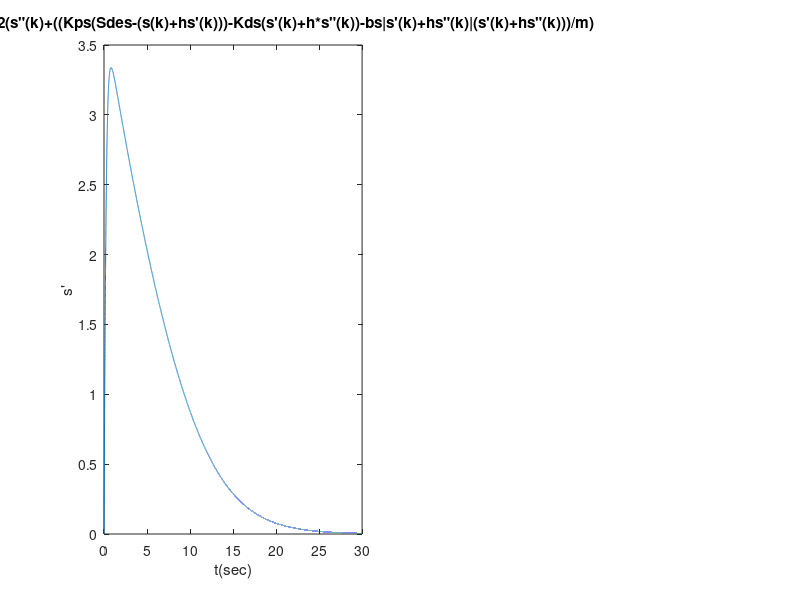
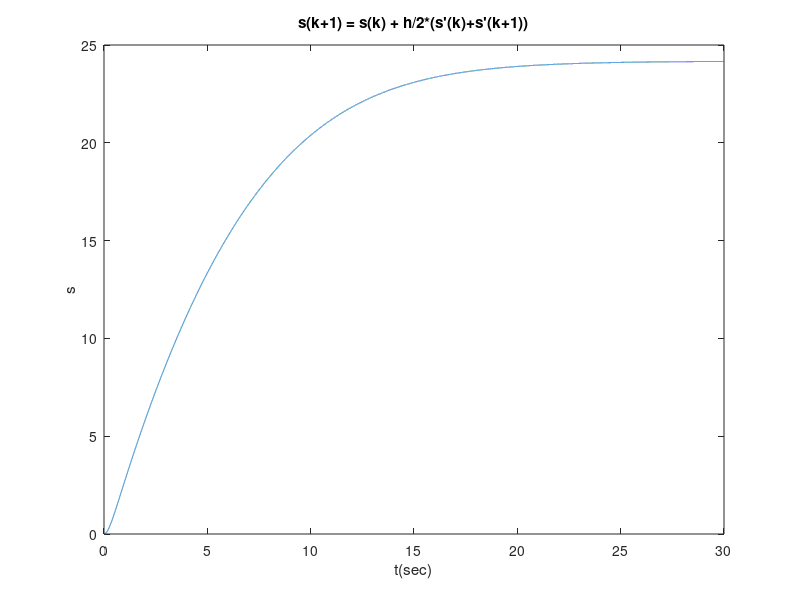
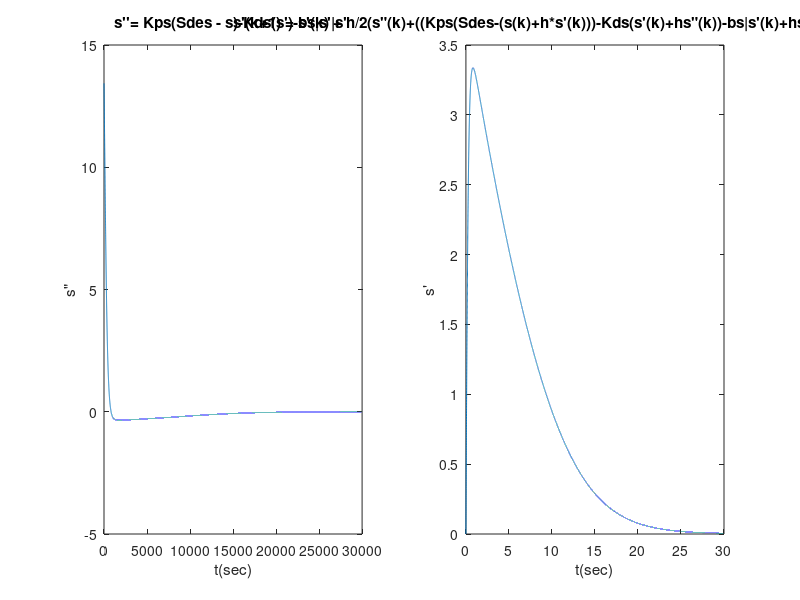
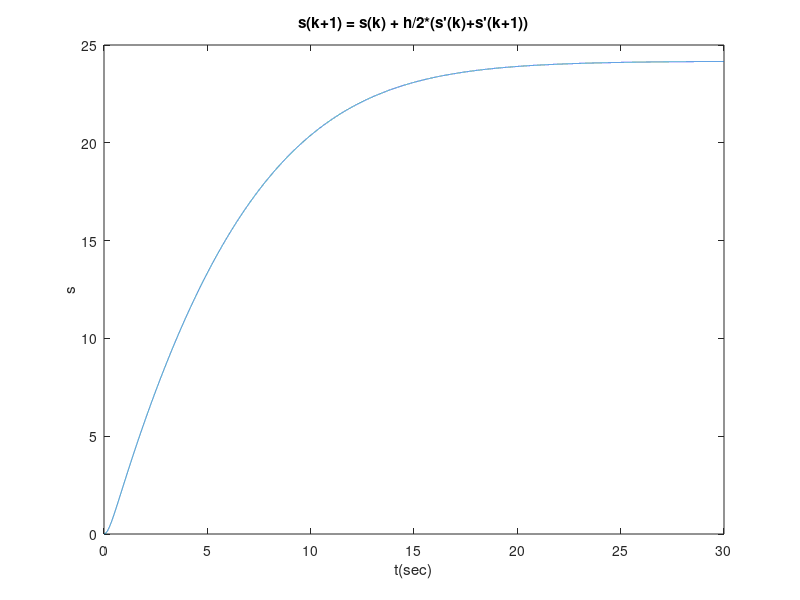

MATLAB code to generate these figures, in order:
# Pavlos Orfanidis: 4134
# Giorgos Hatziligos: 4835
# Spyros Kontakis: 4702

function problem_1_3 ()

# -------------- Data ------------ #
  AM=4835;
  f1 = 4835/7000;
  f2 = 4835/7000;
  m = 9;
  d=1;
  h=0.001;
  Iz= 0.038;
  s0 = 4835/1000;
  t = 0:0.001:30;
  bs = 3 + (4835/5000);
  bu = 5 - (4835/5000);
  Kps = 5;
  Kds =15+(AM/1000);
  s(1)=0;
  Sdes=AM/200; 
  

  s1(1)=0;
  #s2= (Kps*(Sdes-s)-Kds*s1 - bs*abs(s1)*s1)/9
  s = zeros(1,30000);
  s1 = zeros(1,30000);
  s2 = zeros(1,30000);

# -------------- Euler 1------------ #


# --------------- Transportation Move ---------------- #

for k = 1:30000
  s2(k) = (Kps*(Sdes-s(k))-Kds*s1(k) - bs*abs(s1(k))*s1(k))/m;  # s"
  s1(k+1) = s1(k)+h*s2(k); # s'
  s(k+1)  = s(k)+h*s1(k);  # s
endfor

# ----------------- Rational Movement ------------------ #


  w = zeros(1,30000);
  w1 = zeros (1,30000);
  w(1) = 0;
  for k = 1: 30000;
    w1(k)=(d/2*(f2-f1) - bu*abs(w(k))*w(k))/Iz; #w1
    w(k+1) = w(k)+h*w1(k); #w
  endfor

  # --------------- Subplot 1 ---------------- #
  figure(1);
  
  subplot(1,2,1);
  plot(s2);
  title(" s''= Kps(Sdes-s)-Kds(s')-bs|s'|s'");
  ylabel("s\"");
  xlabel("t(sec)");
  
  plot(t,s1);
  title("s'(k+1) = s'(k) + h/2(s\"(k)+((Kps(Sdes-(s(k)+hs'(k)))-Kds(s'(k)+h*s\"(k))-bs|s'(k)+hs\"(k)|(s'(k)+hs\"(k)))/m)");
  ylabel("s'");
  xlabel("t(sec)");

  figure(2); #s
  plot(t,s);
  title("s(k+1) = s(k) + h/2*(s'(k)+s'(k+1))");
  ylabel("s");
  xlabel("t(sec)");




# ---------------- Improved Method Euler ----------------- #

# -------------- Data ------------ #

  f1 = 4835/7000;
  f2 = 4835/7000;
  m = 9;
  d=1;
  h=0.001;
  Iz= 0.038;
  s0 = 4835/1000;
  t = 0:0.001:30;
  bs = 3 + (4835/5000);
  bu = 5 - (4835/5000);
  Kps = 5;
  Kds =15+ (AM/1000);
  s(1)=0;
  Sdes=AM/200; 
  

  s1(1)=0;
  #s2= (Kps*(Sdes-s)-Kds*s1 - bs*abs(s1)*s1)/9
  s = zeros(1,30000);
  s1 = zeros(1,30000);
  s2 = zeros(1,30000);



  # s'(n+1) = s'(n) + hs"(n)

  for k = 1:30000
    s2(k)=(Kps*(Sdes-s(k))-Kds*s1(k) - bs*abs(s1(k))*s1(k))/m;  #s"
    #s1(k+1) = s1(k) + h/2*((s2(k)+((Kps*(Sdes-(s(k)+h*s1(k)))-Kds(s1(k)+h*s2(k))-bs*abs(s1(k)+h*s2(k))*(s1(k)+h*s2(k)))/m); #s'
    s1(k+1) = s1(k) + h/2*(s2(k)+(Kps*(Sdes-(s(k)+h*s1(k)))-Kds*(s1(k)+h*s2(k))-bs*(abs(s1(k)+h*(s2(k))))*(s1(k)+h*s2(k)))/m);
    s(k+1) = s(k) + h/2*(s1(k)+s1(k+1)); # s
  endfor


# ---------- Subplot ---------- #
figure(3)  # s" # s'
subplot(1,2,1) # s"
plot(s2)
title(" s''= Kps(Sdes - s)-Kds(s')-bs|s'|s'  ")
ylabel("s\"")
xlabel("t(sec)")

subplot(1,2,2)
plot(t,s1)
title("s'(k+1) = s'(k) + h/2(s\"(k)+((Kps(Sdes-(s(k)+h*s'(k)))-Kds(s'(k)+hs\"(k))-bs|s'(k)+hs\"(k)|(s'(k)+hs\"(k)))/m)")
ylabel("s'")
xlabel("t(sec)")

figure(4) #s
plot(t,s)
title("s(k+1) = s(k) + h/2*(s'(k)+s'(k+1))")
ylabel("s")
xlabel("t(sec)")


endfunction